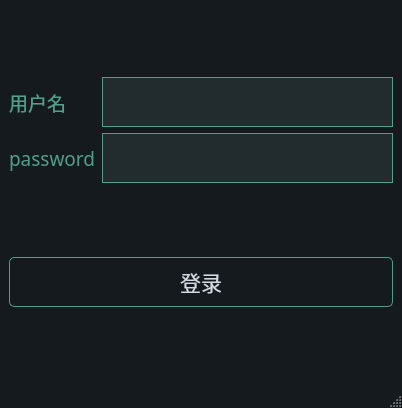
<?xml version="1.0" encoding="UTF-8"?>
<ui version="4.0">
 <class>Login</class>
 <widget class="QMainWindow" name="Login">
  <property name="geometry">
   <rect>
    <x>0</x>
    <y>0</y>
    <width>402</width>
    <height>408</height>
   </rect>
  </property>
  <property name="windowTitle">
   <string>MainWindow</string>
  </property>
  <property name="styleSheet">
   <string notr="true">
QWidget
{  
	font:  16pt &quot;Microsoft YaHei&quot;;
     color:  #ffffff;
}

QLabel {
	font:  14pt &quot;Microsoft YaHei&quot;;
    color: #4fa08b;
}

QGroupBox {
    border-width: 1px;
	border-style: solid;
	border-color: #4fa08b;   

}

QGroupBox::title {
 
    subcontrol-origin: margin;
    left:20px;
    padding: -10px 5px 0px 5px;
}

QMainWindow {
	background-color:#151a1e;
}
QCalendar {
	background-color: #151a1e;
}
QTextEdit {
	border-width: 1px;
	border-style: solid;
	border-color: #4fa08b;
	background-color: #222b2e;
	color: #d3dae3;
}
QPlainTextEdit {
    font:  10pt &quot;Microsoft YaHei&quot;;
	border-width: 1px;
	border-style: solid;
	border-color: #4fa08b;
	background-color: #222b2e;
	color: #d3dae3;
}
QToolButton {
	border-style: solid;
	border-top-color: qlineargradient(spread:pad, x1:0.5, y1:1, x2:0.5, y2:0, stop:0 rgb(215, 215, 215), stop:1 rgb(222, 222, 222));
	border-right-color: qlineargradient(spread:pad, x1:0, y1:0.5, x2:1, y2:0.5, stop:0 rgb(217, 217, 217), stop:1 rgb(227, 227, 227));
	border-left-color: qlineargradient(spread:pad, x1:0, y1:0.5, x2:1, y2:0.5, stop:0 rgb(227, 227, 227), stop:1 rgb(217, 217, 217));
	border-bottom-color: qlineargradient(spread:pad, x1:0.5, y1:1, x2:0.5, y2:0, stop:0 rgb(215, 215, 215), stop:1 rgb(222, 222, 222));
	border-width: 1px;
	border-radius: 5px;
	color: #d3dae3;
	padding: 2px;
	background-color: rgb(255,255,255);
}
QToolButton:hover{
	border-style: solid;
	border-top-color: qlineargradient(spread:pad, x1:0.5, y1:1, x2:0.5, y2:0, stop:0 rgb(195, 195, 195), stop:1 rgb(222, 222, 222));
	border-right-color: qlineargradient(spread:pad, x1:0, y1:0.5, x2:1, y2:0.5, stop:0 rgb(197, 197, 197), stop:1 rgb(227, 227, 227));
	border-left-color: qlineargradient(spread:pad, x1:0, y1:0.5, x2:1, y2:0.5, stop:0 rgb(227, 227, 227), stop:1 rgb(197, 197, 197));
	border-bottom-color: qlineargradient(spread:pad, x1:0.5, y1:1, x2:0.5, y2:0, stop:0 rgb(195, 195, 195), stop:1 rgb(222, 222, 222));
	border-width: 1px;
	border-radius: 5px;
	color: rgb(0,0,0);
	padding: 2px;
	background-color: rgb(255,255,255);
}
QToolButton:pressed{
	border-style: solid;
	border-top-color: qlineargradient(spread:pad, x1:0.5, y1:1, x2:0.5, y2:0, stop:0 rgb(215, 215, 215), stop:1 rgb(222, 222, 222));
	border-right-color: qlineargradient(spread:pad, x1:0, y1:0.5, x2:1, y2:0.5, stop:0 rgb(217, 217, 217), stop:1 rgb(227, 227, 227));
	border-left-color: qlineargradient(spread:pad, x1:0, y1:0.5, x2:1, y2:0.5, stop:0 rgb(227, 227, 227), stop:1 rgb(217, 217, 217));
	border-bottom-color: qlineargradient(spread:pad, x1:0.5, y1:1, x2:0.5, y2:0, stop:0 rgb(215, 215, 215), stop:1 rgb(222, 222, 222));
	border-width: 1px;
	border-radius: 5px;
	color: rgb(0,0,0);
	padding: 2px;
	background-color: rgb(142,142,142);
}
QPushButton{

    border-width: 1px;
	border-style: solid;
	border-color: #4fa08b; 
 
	border-radius: 5px;
	color: #d3dae3;
	padding: 2px;
	background-color: #151a1e;
}
QPushButton::default{
	border-style: solid;
	border-color: #4fa08b;
	border-width: 1px;
	border-radius: 5px;
	color: #FFFFFF;
	padding: 2px;
	background-color: #151a1e;;
}
QPushButton:hover{
	border-style: solid;
	border-color: #050a0e;
	border-width: 1px;
	border-radius: 5px;
	color: #d3dae3;
	padding: 2px;
	background-color: #1c1f1f;
}
QPushButton:pressed{
	border-style: solid;
	border-color: #050a0e;
	border-width: 1px;
	border-radius: 5px;
	color: #d3dae3;
	padding: 2px;
	background-color: #2c2f2f;
}
QPushButton:disabled{
	border-style: solid;
	border-top-color: qlineargradient(spread:pad, x1:0.5, y1:1, x2:0.5, y2:0, stop:0 rgb(215, 215, 215), stop:1 rgb(222, 222, 222));
	border-right-color: qlineargradient(spread:pad, x1:0, y1:0.5, x2:1, y2:0.5, stop:0 rgb(217, 217, 217), stop:1 rgb(227, 227, 227));
	border-left-color: qlineargradient(spread:pad, x1:0, y1:0.5, x2:1, y2:0.5, stop:0 rgb(227, 227, 227), stop:1 rgb(217, 217, 217));
	border-bottom-color: qlineargradient(spread:pad, x1:0.5, y1:1, x2:0.5, y2:0, stop:0 rgb(215, 215, 215), stop:1 rgb(222, 222, 222));
	border-width: 1px;
	border-radius: 5px;
	color: #808086;
	padding: 2px;
	background-color: rgb(142,142,142);
}
QLineEdit {
	border-width: 1px;
	border-style: solid;
	border-color: #4fa08b;
	background-color: #222b2e;
	color: #d3dae3;
}



QLCDNumber {
	color: #4d9b87;
}
QProgressBar {
	text-align: center;
	color: #d3dae3;
	border-radius: 10px;
	border-color: transparent;
	border-style: solid;
	background-color: #52595d;
}
QProgressBar::chunk {
	background-color: #214037	;
	border-radius: 10px;
}
QMenuBar {
	background-color: #151a1e;
}
QMenuBar::item {
	color: #d3dae3;
  	spacing: 3px;
  	padding: 1px 4px;
	background-color: #151a1e;
}

QMenuBar::item:selected {
  	background-color: #252a2e;
	color: #FFFFFF;
}
QMenu {
	background-color: #151a1e;
}
QMenu::item:selected {
	background-color: #252a2e;
	color: #FFFFFF;
}
QMenu::item {
	color: #d3dae3;
	background-color: #151a1e;
}
QTabWidget {
	color:rgb(0,0,0);
	background-color:#000000;
}
QTabWidget::pane {
		border-color: #050a0e;
		background-color: #1e282c;
		border-style: solid;
		border-width: 1px;
    	border-bottom-left-radius: 4px;
		border-bottom-right-radius: 4px;
}
QTabBar::tab:first {
	border-style: solid;
	border-left-width:1px;
	border-right-width:0px;
	border-top-width:1px;
	border-bottom-width:0px;
	border-top-color: #050a0e;
	border-left-color: #050a0e;
	border-bottom-color: #050a0e;
	border-top-left-radius: 4px;
	color: #d3dae3;
	padding: 3px;
	margin-left:0px;
	background-color: #151a1e;
}
QTabBar::tab:last {
	border-style: solid;
	border-top-width:1px;
	border-left-width:1px;
	border-right-width:1px;
	border-bottom-width:0px;
	border-color: #050a0e;
	border-top-right-radius: 4px;
	color: #d3dae3;
	padding: 3px;
	margin-left:0px;
	background-color: #151a1e;
}
QTabBar::tab {
	border-style: solid;
	border-top-width:1px;
	border-bottom-width:0px;
	border-left-width:1px;
	border-top-color: #050a0e;
	border-left-color: #050a0e;
	border-bottom-color: #050a0e;
	color: #d3dae3;
	padding: 3px;
	margin-left:0px;
	background-color: #151a1e;
}
QTabBar::tab:selected, QTabBar::tab:last:selected, QTabBar::tab:hover {
  	border-style: solid;
  	border-left-width:1px;
	border-bottom-width:0px;
	border-right-color: transparent;
	border-top-color: #050a0e;
	border-left-color: #050a0e;
	border-bottom-color: #050a0e;
	color: #FFFFFF;
	padding: 3px;
	margin-left:0px;
	background-color: #1e282c;
}

QTabBar::tab:selected, QTabBar::tab:first:selected, QTabBar::tab:hover {
  	border-style: solid;
  	border-left-width:1px;
  	border-bottom-width:0px;
  	border-top-width:1px;
	border-right-color: transparent;
	border-top-color: #050a0e;
	border-left-color: #050a0e;
	border-bottom-color: #050a0e;
	color: #FFFFFF;
	padding: 3px;
	margin-left:0px;
	background-color: #1e282c;
}

QCheckBox { 
	padding: 2px;
}
QCheckBox:disabled {
	color: #808086;
	padding: 2px;
}

QCheckBox:hover {
	border-radius:4px;
	border-style:solid;
	padding-left: 1px;
	padding-right: 1px;
	padding-bottom: 1px;
	padding-top: 1px;
	border-width:1px;
	border-color: transparent;
}
QCheckBox::indicator:checked {

	height: 10px;
	width: 10px;
	border-style:solid;
	border-width: 1px;
	border-color: #4fa08b; 
	background-color:  #4fa08b;
}
QCheckBox::indicator:unchecked {

	height: 10px;
	width: 10px;
	border-style:solid;
	border-width: 1px;
	border-color: #4fa08b;
	background-color:  #FFFFFF;
}
QRadioButton {
	color: #d3dae3;
	padding: 1px;
}
QRadioButton::indicator:checked {
	height: 10px;
	width: 10px;
	border-style:solid;
	border-radius:5px;
	border-width: 1px;
	border-color: #4fa08b;
	color: #a9b7c6;
	background-color: qradialgradient(cx:0.5, cy:0.5, radius:0.4,fx:0.5, fy:0.5, stop:0 #4fa08b, stop:1 #1e282c);
}
QRadioButton::indicator:!checked {
	height: 10px;
	width: 10px;
	border-style:solid;
	border-radius:5px;
	border-width: 1px;
	border-color: #4fa08b;
	color: #a9b7c6;
	background-color: transparent;
}
QStatusBar {
	color:#027f7f;
}
QSpinBox {
	color: #d3dae3;
	background-color: #222b2e;
	border-width: 1px;
	border-style: solid;
	border-color: #4fa08b;
}
QDoubleSpinBox {
	color: #d3dae3;
	background-color: #222b2e;
	border-width: 1px;
	border-style: solid;
	border-color: #4fa08b;
}
QTimeEdit {
	color: #d3dae3;
	background-color: #222b2e;
	border-width: 1px;
	border-style: solid;
	border-color: #4fa08b;
}
QDateTimeEdit {
	color: #d3dae3;
	background-color: #222b2e;
	border-width: 1px;
	border-style: solid;
	border-color: #4fa08b;
}
QDateEdit {
	color: #d3dae3;
	background-color: #222b2e;
	border-width: 1px;
	border-style: solid;
	border-color: #4fa08b;
}
QFontComboBox {
	color: #d3dae3;
	background-color: #222b2e;
	border-width: 1px;
	border-style: solid;
	border-color: #4fa08b;
}
QComboBox {
	color: #d3dae3;
	background-color: #222b2e;
	border-width: 1px;
	border-style: solid;
	border-color: #4fa08b;
}
/* 下拉后，整个下拉窗体样式 */
QComboBox QAbstractItemView {
    outline: 0px solid gray;   /* 选定项的虚框 */
    border: 1px solid  #4fa08b;   /* 整个下拉窗体的边框 */ 
    background-color: #222b2e; /* 整个下拉窗体的背景色 */
    selection-background-color: #4fa08b;   /* 整个下拉窗体被选中项的背景色 */
}
QComboBox:disabled
{ 
background-color: gray; /* 整个下拉窗体的背景色 */
}


/*表格头部*/

QHeaderView             
{
    background:transparent;   
	border-width: 1px;
	border-style: solid;
	border-color: #4fa08b;    
}

QHeaderView::section          
{
    font-size:14px;                 
    font-family:&quot;Microsoft YaHei&quot;; 
    color:#FFFFFF;   
    background:#222b2e;     
    
  
}  


QTableWidget::item::selected      
{
    border-width: 1px;
	border-style: solid;
	border-color: #4fa08b;    
}


 
QTableWidget            
{ 
    font-size:16px;                
    font-family:&quot;Microsoft YaHei&quot;;  
    color:#ffffff;  
	background-color: #222b2e;     
}
 
 
 
 </string>
  </property>
  <widget class="QWidget" name="centralwidget">
   <layout class="QVBoxLayout" name="verticalLayout_3">
    <item>
     <layout class="QHBoxLayout" name="horizontalLayout">
      <item>
       <layout class="QVBoxLayout" name="verticalLayout_2">
        <item>
         <widget class="QLabel" name="label">
          <property name="font">
           <font>
            <family>Microsoft YaHei</family>
            <pointsize>14</pointsize>
            <italic>false</italic>
            <bold>false</bold>
           </font>
          </property>
          <property name="text">
           <string>用户名</string>
          </property>
         </widget>
        </item>
        <item>
         <widget class="QLabel" name="label_2">
          <property name="font">
           <font>
            <family>Microsoft YaHei</family>
            <pointsize>14</pointsize>
            <italic>false</italic>
            <bold>false</bold>
           </font>
          </property>
          <property name="text">
           <string>password</string>
          </property>
         </widget>
        </item>
       </layout>
      </item>
      <item>
       <layout class="QVBoxLayout" name="verticalLayout">
        <item>
         <widget class="QLineEdit" name="lineEditName">
          <property name="minimumSize">
           <size>
            <width>150</width>
            <height>50</height>
           </size>
          </property>
         </widget>
        </item>
        <item>
         <widget class="QLineEdit" name="lineEditPassword">
          <property name="minimumSize">
           <size>
            <width>150</width>
            <height>50</height>
           </size>
          </property>
         </widget>
        </item>
       </layout>
      </item>
     </layout>
    </item>
    <item>
     <widget class="QPushButton" name="pushButton">
      <property name="minimumSize">
       <size>
        <width>0</width>
        <height>50</height>
       </size>
      </property>
      <property name="font">
       <font>
        <family>Microsoft YaHei</family>
        <pointsize>16</pointsize>
        <italic>false</italic>
        <bold>false</bold>
       </font>
      </property>
      <property name="text">
       <string>登录</string>
      </property>
     </widget>
    </item>
   </layout>
  </widget>
  <widget class="QMenuBar" name="menubar">
   <property name="geometry">
    <rect>
     <x>0</x>
     <y>0</y>
     <width>402</width>
     <height>38</height>
    </rect>
   </property>
  </widget>
  <widget class="QStatusBar" name="statusbar"/>
 </widget>
 <resources/>
 <connections/>
</ui>
